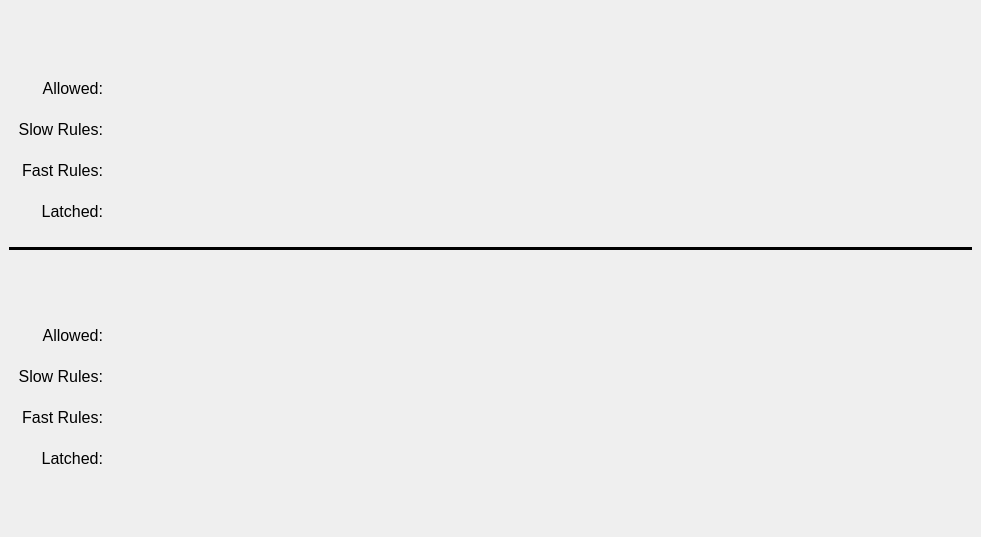
       <widget class="QWidget" name="permits">
        <attribute name="title">
         <string>Permits</string>
        </attribute>
        <layout class="QVBoxLayout" name="verticalLayout_34">
         <property name="leftMargin">
          <number>9</number>
         </property>
         <property name="topMargin">
          <number>9</number>
         </property>
         <property name="rightMargin">
          <number>9</number>
         </property>
         <property name="bottomMargin">
          <number>9</number>
         </property>
         <item>
          <layout class="QVBoxLayout" name="verticalLayout_33">
           <item>
            <widget class="QFrame" name="frame_4">
             <property name="maximumSize">
              <size>
               <width>16777215</width>
               <height>300</height>
              </size>
             </property>
             <property name="frameShape">
              <enum>QFrame::NoFrame</enum>
             </property>
             <property name="frameShadow">
              <enum>QFrame::Raised</enum>
             </property>
             <layout class="QHBoxLayout" name="horizontalLayout_67">
              <item>
               <layout class="QHBoxLayout" name="horizontalLayout_66">
                <property name="bottomMargin">
                 <number>0</number>
                </property>
                <item>
                 <widget class="QFrame" name="frame_5">
                  <property name="maximumSize">
                   <size>
                    <width>16777215</width>
                    <height>16777215</height>
                   </size>
                  </property>
                  <property name="frameShape">
                   <enum>QFrame::NoFrame</enum>
                  </property>
                  <property name="frameShadow">
                   <enum>QFrame::Raised</enum>
                  </property>
                  <layout class="QVBoxLayout" name="verticalLayout_35">
                   <property name="spacing">
                    <number>0</number>
                   </property>
                   <property name="leftMargin">
                    <number>0</number>
                   </property>
                   <property name="topMargin">
                    <number>0</number>
                   </property>
                   <property name="rightMargin">
                    <number>0</number>
                   </property>
                   <property name="bottomMargin">
                    <number>0</number>
                   </property>
                   <item>
                    <layout class="QVBoxLayout" name="verticalLayout_36">
                     <property name="spacing">
                      <number>0</number>
                     </property>
                     <item>
                      <spacer name="verticalSpacer_5">
                       <property name="orientation">
                        <enum>Qt::Vertical</enum>
                       </property>
                       <property name="sizeType">
                        <enum>QSizePolicy::Fixed</enum>
                       </property>
                       <property name="sizeHint" stdset="0">
                        <size>
                         <width>20</width>
                         <height>50</height>
                        </size>
                       </property>
                      </spacer>
                     </item>
                     <item>
                      <widget class="QLabel" name="label_93">
                       <property name="font">
                        <font>
                         <pointsize>12</pointsize>
                        </font>
                       </property>
                       <property name="text">
                        <string>Allowed:</string>
                       </property>
                       <property name="alignment">
                        <set>Qt::AlignRight|Qt::AlignTrailing|Qt::AlignVCenter</set>
                       </property>
                      </widget>
                     </item>
                     <item>
                      <widget class="QLabel" name="label_94">
                       <property name="font">
                        <font>
                         <pointsize>12</pointsize>
                        </font>
                       </property>
                       <property name="text">
                        <string>Slow Rules:</string>
                       </property>
                       <property name="alignment">
                        <set>Qt::AlignRight|Qt::AlignTrailing|Qt::AlignVCenter</set>
                       </property>
                      </widget>
                     </item>
                     <item>
                      <widget class="QLabel" name="label_95">
                       <property name="font">
                        <font>
                         <pointsize>12</pointsize>
                        </font>
                       </property>
                       <property name="text">
                        <string>Fast Rules:</string>
                       </property>
                       <property name="alignment">
                        <set>Qt::AlignRight|Qt::AlignTrailing|Qt::AlignVCenter</set>
                       </property>
                      </widget>
                     </item>
                     <item>
                      <widget class="QLabel" name="label_96">
                       <property name="font">
                        <font>
                         <pointsize>12</pointsize>
                        </font>
                       </property>
                       <property name="text">
                        <string>Latched:</string>
                       </property>
                       <property name="alignment">
                        <set>Qt::AlignRight|Qt::AlignTrailing|Qt::AlignVCenter</set>
                       </property>
                      </widget>
                     </item>
                    </layout>
                   </item>
                  </layout>
                 </widget>
                </item>
                <item>
                 <widget class="PyDMEmbeddedDisplay" name="PyDMEmbeddedDisplay_14">
                  <property name="minimumSize">
                   <size>
                    <width>158</width>
                    <height>214</height>
                   </size>
                  </property>
                  <property name="maximumSize">
                   <size>
                    <width>158</width>
                    <height>214</height>
                   </size>
                  </property>
                  <property name="toolTip">
                   <string/>
                  </property>
                  <property name="frameShape">
                   <enum>QFrame::NoFrame</enum>
                  </property>
                  <property name="macros" stdset="0">
                   <string>{&quot;DEST&quot;:&quot;MECH_SHUTTER&quot;}</string>
                  </property>
                  <property name="filename" stdset="0">
                   <string>$PYDM/mps/mps_cn_permits.ui</string>
                  </property>
                 </widget>
                </item>
                <item>
                 <widget class="PyDMEmbeddedDisplay" name="PyDMEmbeddedDisplay_15">
                  <property name="minimumSize">
                   <size>
                    <width>158</width>
                    <height>214</height>
                   </size>
                  </property>
                  <property name="maximumSize">
                   <size>
                    <width>158</width>
                    <height>214</height>
                   </size>
                  </property>
                  <property name="toolTip">
                   <string/>
                  </property>
                  <property name="frameShape">
                   <enum>QFrame::NoFrame</enum>
                  </property>
                  <property name="macros" stdset="0">
                   <string>{&quot;DEST&quot;:&quot;SC_BSYD&quot;}</string>
                  </property>
                  <property name="filename" stdset="0">
                   <string>$PYDM/mps/mps_cn_permits.ui</string>
                  </property>
                 </widget>
                </item>
                <item>
                 <widget class="PyDMEmbeddedDisplay" name="PyDMEmbeddedDisplay_16">
                  <property name="minimumSize">
                   <size>
                    <width>158</width>
                    <height>214</height>
                   </size>
                  </property>
                  <property name="maximumSize">
                   <size>
                    <width>158</width>
                    <height>214</height>
                   </size>
                  </property>
                  <property name="toolTip">
                   <string/>
                  </property>
                  <property name="frameShape">
                   <enum>QFrame::NoFrame</enum>
                  </property>
                  <property name="macros" stdset="0">
                   <string>{&quot;DEST&quot;:&quot;SC_DIAG0&quot;}</string>
                  </property>
                  <property name="filename" stdset="0">
                   <string>$PYDM/mps/mps_cn_permits.ui</string>
                  </property>
                 </widget>
                </item>
                <item>
                 <widget class="PyDMEmbeddedDisplay" name="PyDMEmbeddedDisplay_17">
                  <property name="minimumSize">
                   <size>
                    <width>158</width>
                    <height>214</height>
                   </size>
                  </property>
                  <property name="maximumSize">
                   <size>
                    <width>158</width>
                    <height>214</height>
                   </size>
                  </property>
                  <property name="toolTip">
                   <string/>
                  </property>
                  <property name="frameShape">
                   <enum>QFrame::NoFrame</enum>
                  </property>
                  <property name="macros" stdset="0">
                   <string>{&quot;DEST&quot;:&quot;LASER&quot;}</string>
                  </property>
                  <property name="filename" stdset="0">
                   <string>$PYDM/mps/mps_cn_permits.ui</string>
                  </property>
                 </widget>
                </item>
                <item>
                 <widget class="PyDMEmbeddedDisplay" name="PyDMEmbeddedDisplay_21">
                  <property name="minimumSize">
                   <size>
                    <width>158</width>
                    <height>214</height>
                   </size>
                  </property>
                  <property name="maximumSize">
                   <size>
                    <width>158</width>
                    <height>214</height>
                   </size>
                  </property>
                  <property name="toolTip">
                   <string/>
                  </property>
                  <property name="frameShape">
                   <enum>QFrame::NoFrame</enum>
                  </property>
                  <property name="macros" stdset="0">
                   <string>{&quot;DEST&quot;:&quot;LASER_HTR&quot;}</string>
                  </property>
                  <property name="filename" stdset="0">
                   <string>$PYDM/mps/mps_cn_permits.ui</string>
                  </property>
                 </widget>
                </item>
                <item>
                 <spacer name="horizontalSpacer_33">
                  <property name="orientation">
                   <enum>Qt::Horizontal</enum>
                  </property>
                  <property name="sizeHint" stdset="0">
                   <size>
                    <width>40</width>
                    <height>20</height>
                   </size>
                  </property>
                 </spacer>
                </item>
               </layout>
              </item>
             </layout>
            </widget>
           </item>
           <item>
            <widget class="Line" name="line">
             <property name="frameShadow">
              <enum>QFrame::Plain</enum>
             </property>
             <property name="lineWidth">
              <number>5</number>
             </property>
             <property name="orientation">
              <enum>Qt::Horizontal</enum>
             </property>
            </widget>
           </item>
           <item>
            <widget class="QFrame" name="frame_6">
             <property name="maximumSize">
              <size>
               <width>16777215</width>
               <height>300</height>
              </size>
             </property>
             <property name="frameShape">
              <enum>QFrame::NoFrame</enum>
             </property>
             <property name="frameShadow">
              <enum>QFrame::Raised</enum>
             </property>
             <layout class="QHBoxLayout" name="horizontalLayout_68">
              <item>
               <layout class="QHBoxLayout" name="horizontalLayout_69">
                <property name="bottomMargin">
                 <number>0</number>
                </property>
                <item>
                 <widget class="QFrame" name="frame_7">
                  <property name="maximumSize">
                   <size>
                    <width>16777215</width>
                    <height>16777215</height>
                   </size>
                  </property>
                  <property name="frameShape">
                   <enum>QFrame::NoFrame</enum>
                  </property>
                  <property name="frameShadow">
                   <enum>QFrame::Raised</enum>
                  </property>
                  <layout class="QVBoxLayout" name="verticalLayout_37">
                   <property name="spacing">
                    <number>0</number>
                   </property>
                   <property name="leftMargin">
                    <number>0</number>
                   </property>
                   <property name="topMargin">
                    <number>0</number>
                   </property>
                   <property name="rightMargin">
                    <number>0</number>
                   </property>
                   <property name="bottomMargin">
                    <number>0</number>
                   </property>
                   <item>
                    <layout class="QVBoxLayout" name="verticalLayout_38">
                     <property name="spacing">
                      <number>0</number>
                     </property>
                     <item>
                      <spacer name="verticalSpacer_6">
                       <property name="orientation">
                        <enum>Qt::Vertical</enum>
                       </property>
                       <property name="sizeType">
                        <enum>QSizePolicy::Fixed</enum>
                       </property>
                       <property name="sizeHint" stdset="0">
                        <size>
                         <width>20</width>
                         <height>50</height>
                        </size>
                       </property>
                      </spacer>
                     </item>
                     <item>
                      <widget class="QLabel" name="label_97">
                       <property name="font">
                        <font>
                         <pointsize>12</pointsize>
                        </font>
                       </property>
                       <property name="text">
                        <string>Allowed:</string>
                       </property>
                       <property name="alignment">
                        <set>Qt::AlignRight|Qt::AlignTrailing|Qt::AlignVCenter</set>
                       </property>
                      </widget>
                     </item>
                     <item>
                      <widget class="QLabel" name="label_98">
                       <property name="font">
                        <font>
                         <pointsize>12</pointsize>
                        </font>
                       </property>
                       <property name="text">
                        <string>Slow Rules:</string>
                       </property>
                       <property name="alignment">
                        <set>Qt::AlignRight|Qt::AlignTrailing|Qt::AlignVCenter</set>
                       </property>
                      </widget>
                     </item>
                     <item>
                      <widget class="QLabel" name="label_99">
                       <property name="font">
                        <font>
                         <pointsize>12</pointsize>
                        </font>
                       </property>
                       <property name="text">
                        <string>Fast Rules:</string>
                       </property>
                       <property name="alignment">
                        <set>Qt::AlignRight|Qt::AlignTrailing|Qt::AlignVCenter</set>
                       </property>
                      </widget>
                     </item>
                     <item>
                      <widget class="QLabel" name="label_100">
                       <property name="font">
                        <font>
                         <pointsize>12</pointsize>
                        </font>
                       </property>
                       <property name="text">
                        <string>Latched:</string>
                       </property>
                       <property name="alignment">
                        <set>Qt::AlignRight|Qt::AlignTrailing|Qt::AlignVCenter</set>
                       </property>
                      </widget>
                     </item>
                    </layout>
                   </item>
                  </layout>
                 </widget>
                </item>
                <item>
                 <widget class="PyDMEmbeddedDisplay" name="PyDMEmbeddedDisplay_18">
                  <property name="minimumSize">
                   <size>
                    <width>158</width>
                    <height>214</height>
                   </size>
                  </property>
                  <property name="maximumSize">
                   <size>
                    <width>158</width>
                    <height>214</height>
                   </size>
                  </property>
                  <property name="toolTip">
                   <string/>
                  </property>
                  <property name="frameShape">
                   <enum>QFrame::NoFrame</enum>
                  </property>
                  <property name="macros" stdset="0">
                   <string>{&quot;DEST&quot;:&quot;SC_HXR&quot;}</string>
                  </property>
                  <property name="filename" stdset="0">
                   <string>$PYDM/mps/mps_cn_permits.ui</string>
                  </property>
                 </widget>
                </item>
                <item>
                 <widget class="PyDMEmbeddedDisplay" name="PyDMEmbeddedDisplay_19">
                  <property name="minimumSize">
                   <size>
                    <width>158</width>
                    <height>214</height>
                   </size>
                  </property>
                  <property name="maximumSize">
                   <size>
                    <width>158</width>
                    <height>214</height>
                   </size>
                  </property>
                  <property name="toolTip">
                   <string/>
                  </property>
                  <property name="frameShape">
                   <enum>QFrame::NoFrame</enum>
                  </property>
                  <property name="macros" stdset="0">
                   <string>{&quot;DEST&quot;:&quot;SC_SXR&quot;}</string>
                  </property>
                  <property name="filename" stdset="0">
                   <string>$PYDM/mps/mps_cn_permits.ui</string>
                  </property>
                 </widget>
                </item>
                <item>
                 <widget class="PyDMEmbeddedDisplay" name="PyDMEmbeddedDisplay_20">
                  <property name="minimumSize">
                   <size>
                    <width>158</width>
                    <height>214</height>
                   </size>
                  </property>
                  <property name="maximumSize">
                   <size>
                    <width>158</width>
                    <height>214</height>
                   </size>
                  </property>
                  <property name="toolTip">
                   <string/>
                  </property>
                  <property name="frameShape">
                   <enum>QFrame::NoFrame</enum>
                  </property>
                  <property name="macros" stdset="0">
                   <string>{&quot;DEST&quot;:&quot;SC_LESA&quot;}</string>
                  </property>
                  <property name="filename" stdset="0">
                   <string>$PYDM/mps/mps_cn_permits.ui</string>
                  </property>
                 </widget>
                </item>
                <item>
                 <spacer name="horizontalSpacer_34">
                  <property name="orientation">
                   <enum>Qt::Horizontal</enum>
                  </property>
                  <property name="sizeHint" stdset="0">
                   <size>
                    <width>40</width>
                    <height>20</height>
                   </size>
                  </property>
                 </spacer>
                </item>
               </layout>
              </item>
             </layout>
            </widget>
           </item>
           <item>
            <spacer name="verticalSpacer_7">
             <property name="orientation">
              <enum>Qt::Vertical</enum>
             </property>
             <property name="sizeHint" stdset="0">
              <size>
               <width>20</width>
               <height>40</height>
              </size>
             </property>
            </spacer>
           </item>
          </layout>
         </item>
        </layout>
       </widget>
